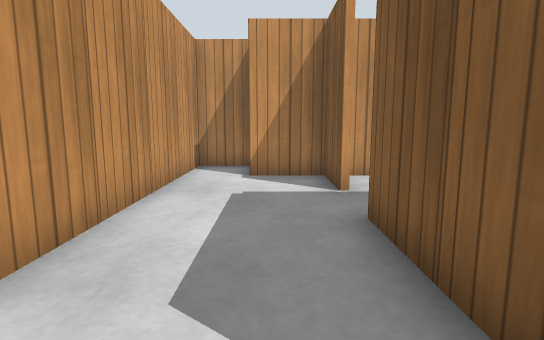
[1] (above)

24 first-person views from a walk through a world built for the Gazebo simulator. The camera is 0.68 m above the floor, tilts 8° down and sees 80° across. The floor is counted in squares, 0.5 m on a side. Each view is taken from the middle of a square. On the plan, view 1 faces up. The plan holds only what a view shows up to about 14 squares ahead; the rest is blank. Simple patterns stand in for the simulator's built-in surfaces.

[2]
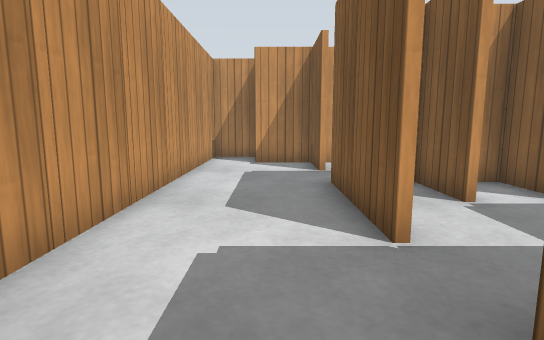

[3]
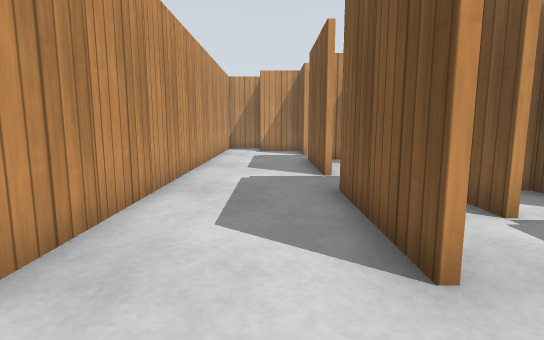

[4]
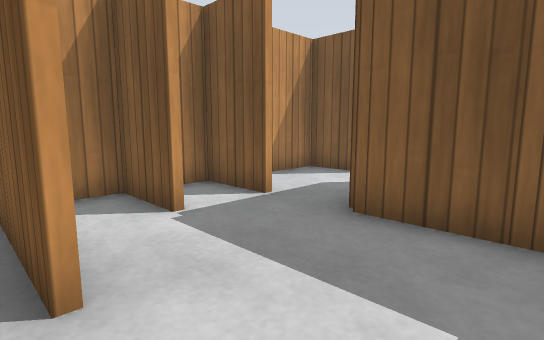

[5]
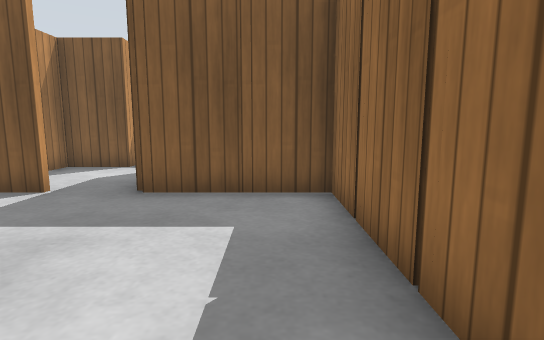

[6]
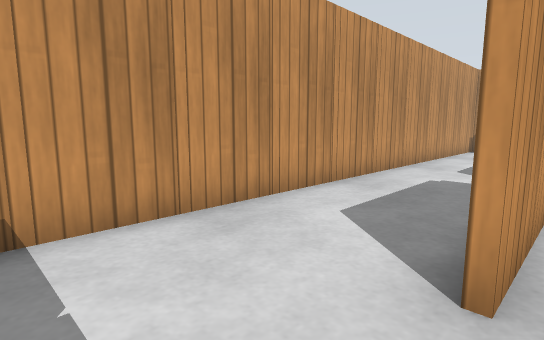

[7]
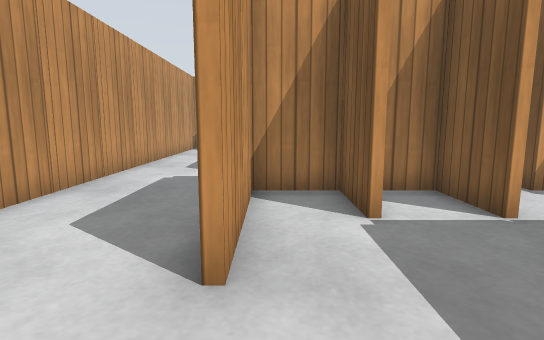

[8]
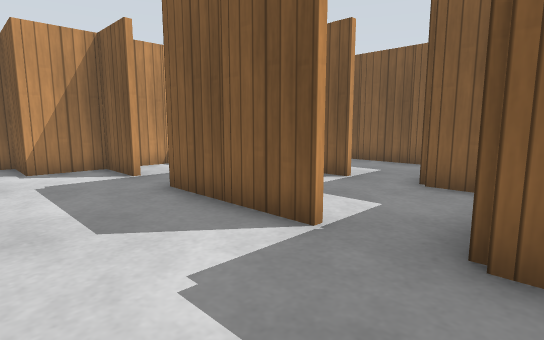

[9]
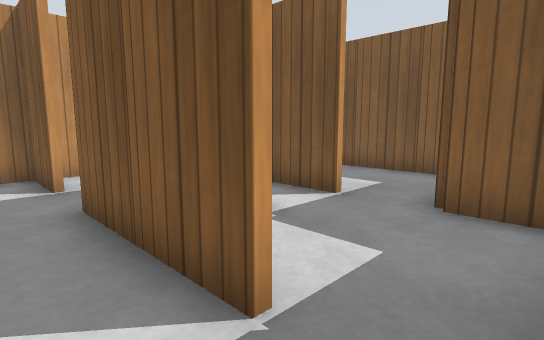

[10]
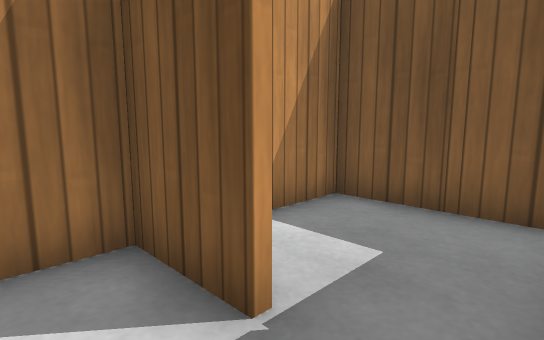

[11]
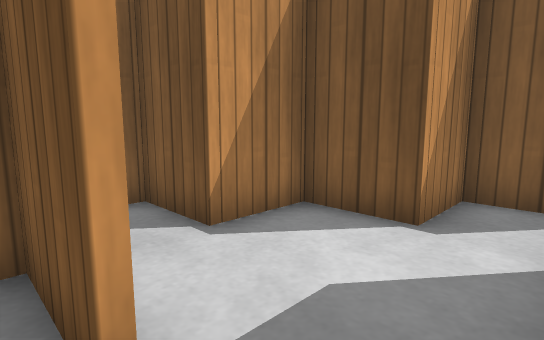

[12]
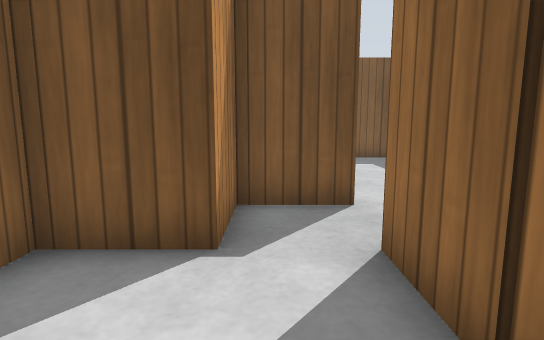

[13]
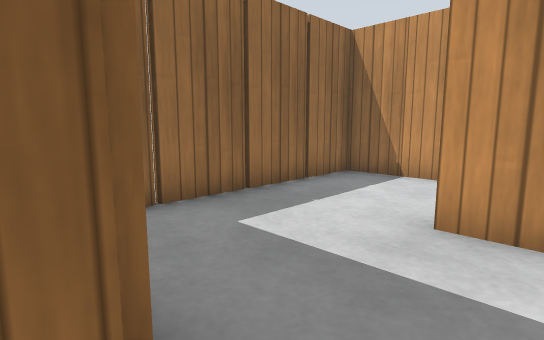

[14]
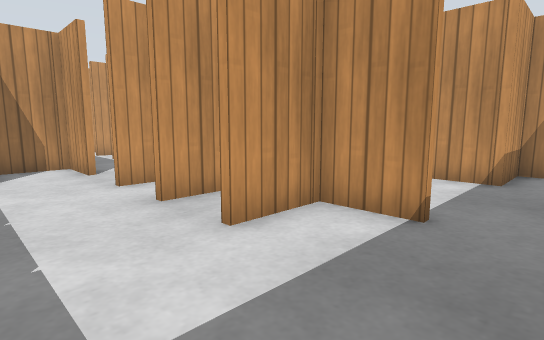

[15]
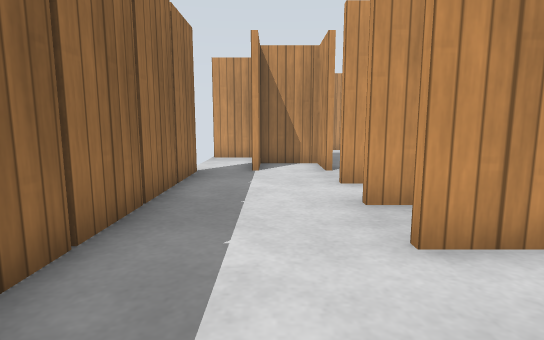

[16]
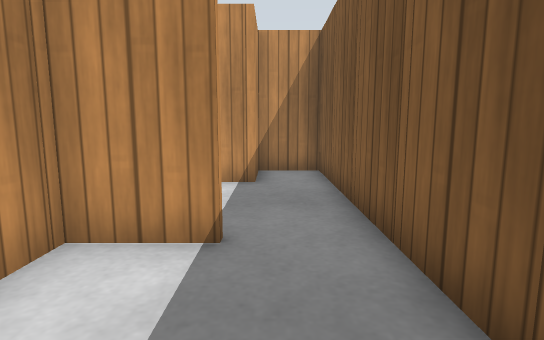

[17]
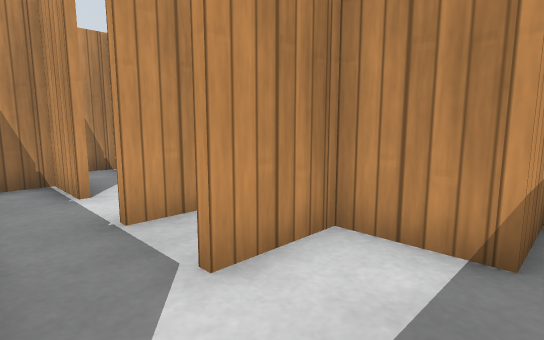

[18]
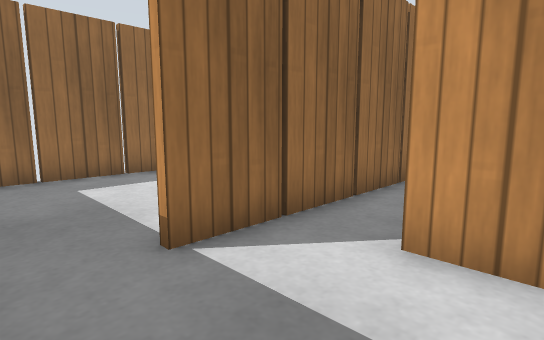

[19]
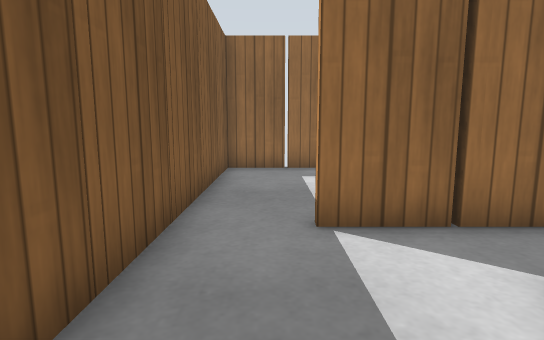

[20]
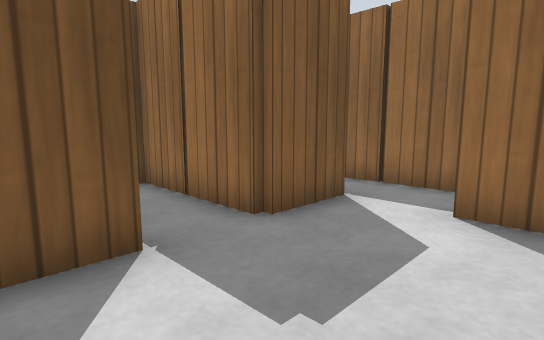

[21]
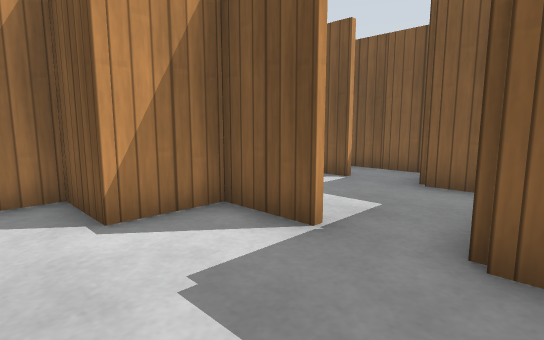

[22]
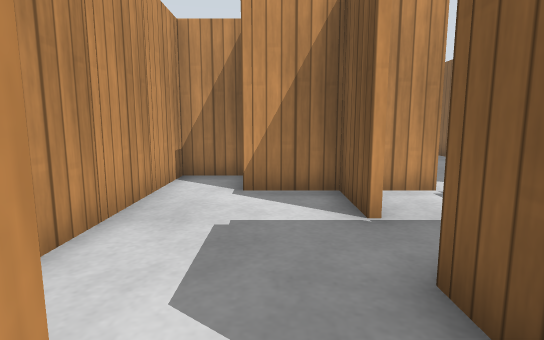

[23]
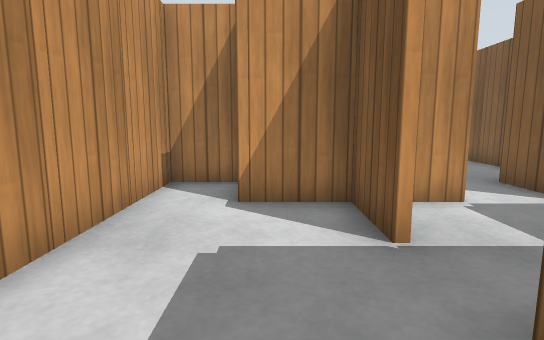

[24]
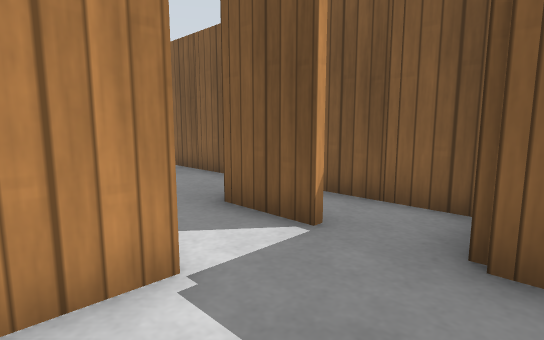

### Floor plan
Points are (right, up) in squares from view 1. A wall is a line through its corners. A room is listed if a view was taken in it or the views show most of it. See-through windows are left out.
Room 1 (views 1, 2, 3, 4, 5, 6, 7, 8, 9, 10, 11)
walls: (1.4, 0.5) (1.4, 2.5); (2.5, -1.4) (1.6, -1.4) (1.6, -5.5); (1.4, -2.6) (1.4, -1.5); (3.6, -3) (3.6, -3.5); (3.4, -3.5) (3.4, -1.5); (3.4, 2.5) (3.4, 4.5); (1.4, 3.4) (1.4, 4.5); (5.4, -0.6) (5.4, 0.5); (1.4, -5.5) (1.4, -3.5); (5.4, -3.5) (5.4, -1.4) (4.2, -1.4); (5.4, 2.5) (5.4, 4.6); (1.4, 6.5) (1.4, 8.5); (1.1, 8.6) (-0.6, 8.6) (-0.6, 10.4); (-1.4, 10.6) (-2.4, 10.6) (-2.4, -9.2) (5.4, -9.2) (5.4, -6.5)
ways out: opening at (5, -4) to room 2; opening at (5, 2) to room 7; opening at (2, 6) to room 8
objects: wooden post (-3, -7); wooden post (-3, -5); wooden post (-3, -3); wooden post (-3, -1); wooden post (-3, 1); wooden post (-3, 3); wooden post (-3, 5); wooden post (-3, 7); wooden post (-3, 9); wooden post (-2, 10); wooden post (-1, -9); wooden post (1, -9); wooden post (1, -3); wooden post (1, -1); wooden post (1, 3); wooden post (1, 5); wooden post (3, -9); wooden post (3, -1); wooden post (4, -2); wooden post (4, 4); wooden post (5, -7); wooden post (5, 1); wooden post (6, -6)
Room 2 (views 12, 13)
walls: (7.5, -5.2) (9.5, -5.2); (9.6, -1.4) (7.4, -1.4) (7.4, 0.5); (10.5, -3.4) (9.4, -3.4) (9.4, -1.5); (11.4, -5.5) (11.4, -3.5)
low walls: (5.5, -5.2) (6, -5.2)
ways out: opening at (5, -4) to room 1; opening at (10, -5) to room 3
objects: wooden post (6, -2); wooden post (7, -5)
Room 3 (views 14, 15, 16)
walls: (13.6, -4) (13.6, -5.5); (17.5, -3.4) (15.6, -3.4) (15.6, -5.5); (11.6, -4.5) (11.6, -5.5); (9.5, -5.4) (7.6, -5.4) (7.6, -7.4) (9.5, -7.4); (9.5, -9.2) (19.4, -9.2) (19.4, -3.5)
ways out: opening at (10, -5) to room 2; opening at (19, -3) to room 4; opening at (10, -8)
objects: wooden post (8, -6); wooden post (11, -9); wooden post (12, -4); wooden post (13, -9); other object (14, -4); wooden post (15, -9); wooden post (16, -4); wooden post (17, -9); wooden post (20, -8); wooden post (20, -6); wooden post (20, -4)
Room 4 (views 17, 18, 19)
walls: (19.4, -3.5) (19.4, 2.6) (17.6, 2.6) (17.6, 0.6) (15.6, 0.6) (15.6, -1.5); (15.5, -3.2) (17.5, -3.2)
ways out: opening at (19, -3) to room 3; opening at (16, -2) to room 6
objects: wooden post (16, 0); wooden post (20, -2); wooden post (20, 0); other object (20, 2)
Room 5 (views 20, 21, 23, 24)
walls: (13.4, 2.5) (13.4, 4.5); (13.5, 0.8) (17.4, 0.8) (17.4, 2.5); (12.5, 4.6) (11.4, 4.6) (11.4, 6.5); (10.4, -1.2) (11.5, -1.2); (7.6, 0.5) (7.6, -0.2); (13.4, -1.5) (13.4, 0.5); (10.6, 6.6) (9.6, 6.6) (9.6, 1.1)
ways out: opening at (12, -1) to room 6; opening at (15, 3)
objects: wooden post (8, 0); wooden post (9, -1); wooden post (13, 1); wooden post (15, 1)
Room 6 (view 22)
walls: (11.5, -1.4) (9.6, -1.4); (13.6, -0.2) (13.6, -1.5); (11.5, -3.2) (15.5, -3.2); (9.6, -1.5) (9.6, -2.4)
ways out: opening at (16, -2) to room 4; opening at (12, -1) to room 5
objects: wooden post (10, -2); wooden post (11, -3); wooden post (13, -3); wooden post (15, -3)
Room 7 (no view inside)
walls: (9.4, 3.4) (9.4, 4.5); (9.4, 2) (9.4, 2.5)
ways out: opening at (5, 2) to room 1
objects: wooden post (6, 4); wooden post (7, 1); wooden post (9, 3); wooden post (9, 5)
Room 8 (no view inside)
walls: (4.5, 8.6) (1.1, 8.6); (5.4, 7.4) (5.4, 8.5); (5.4, 5.4) (5.4, 6.5)
ways out: opening at (2, 6) to room 1
objects: wooden post (2, 8); wooden post (3, 5)

Where each view was taken, in squares from view 1:
view 1: 0 up, 0 right, facing up
view 2: 3 down, 0 right, facing up
view 3: 8 down, 0 right, facing up
view 4: 8 down, 1 right, facing up-right
view 5: 8 down, 1 left, facing right
view 6: 8 down, 2 right, facing up-left
view 7: 8 down, 2 right, facing up
view 8: 2 down, 2 left, facing up-right
view 9: 1 down, 0 right, facing up-right
view 10: 5 up, 0 right, facing up-right
view 11: 5 down, 5 right, facing up-right
view 12: 4 down, 6 right, facing right
view 13: 4 down, 6 right, facing down-left
view 14: 8 down, 19 right, facing up-left
view 15: 7 down, 19 right, facing left
view 16: 7 down, 18 right, facing up
view 17: 3 down, 18 right, facing up-left
view 18: 0 up, 19 right, facing down-left
view 19: 1 up, 18 right, facing down
view 20: 4 up, 10 right, facing down-right
view 21: 0 up, 10 right, facing up-right
view 22: 2 down, 12 right, facing up
view 23: 1 down, 12 right, facing up
view 24: 2 up, 14 right, facing up-right
